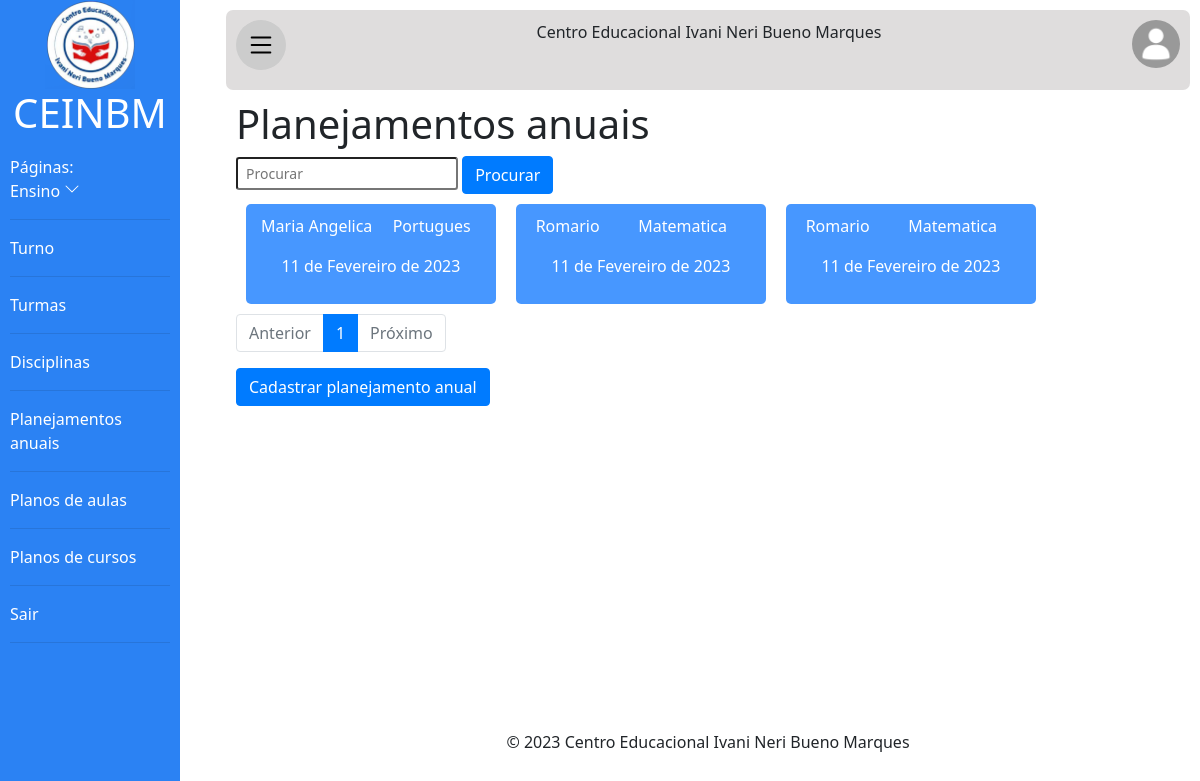
Page /ceinbm/PlanejamentosAnuais/ (signed in) on the committed database.
### principal/models.py (models this page shows, shortened)
class PlanejamentoAnual(models.Model):
    trimestres=[
        ('I Trimestre','I Trimestre'),
        ('II Trimestre','II Trimestre'),
        ('III Trimestre','III Trimestre'),
    ]
    docente = models.ForeignKey(Docente, on_delete=models.CASCADE,verbose_name='Docente', related_name='planejamentos',blank=True,null=True)
    disciplina= models.ForeignKey(Disciplina,on_delete=models.CASCADE,verbose_name='Componente curricular',related_name='planejamento_anual')
    data_do_planejamento = models.DateField(auto_now_add=True, verbose_name='Data do Planejamento')
    trimestre= models.CharField(max_length=20, choices=trimestres,verbose_name='Trimestre')
    unidades_tematicas=models.TextField(blank=True,verbose_name='Unidades Temáticas')
    habilidades=models.TextField(blank=True,verbose_name='Habilidades')
    objetos_de_conhecimento=models.TextField(blank=True,verbose_name='Objetos de conhecimento')
    orientações_didaticas=models.TextField(blank=True,verbose_name='Orientações didáticas')
    avaliacao=models.TextField(blank=True,verbose_name='Avaliação')
    fonte=models.TextField(blank=True,verbose_name='Fonte')

class Usuario(models.Model):
    texto_ajuda_senha = 'A senha deverá ter no mínimo 8 caracteres. Deverá ter números e letras.'
    generos = [
        ('Masculino', 'Masculino'),
        ('Feminino', 'Feminino'),
        ('Outro', 'Outro')
    ]
    user = models.OneToOneField(
        User, on_delete=models.CASCADE, blank=True, null=True)
    nome = models.CharField(max_length=50)
    sobrenome = models.CharField(max_length=100)
    genero = models.CharField(
        max_length=30, choices=generos, verbose_name='Gênero', default='Outro')
    email = models.EmailField()
    senha = models.CharField(max_length=128, help_text=texto_ajuda_senha)
    cpf = models.CharField(max_length=14, blank=True, verbose_name='CPF')
    rg = models.CharField(max_length=13, blank=True, verbose_name='RG')
    data_de_nascimento = models.DateField(
        blank=True, null=True, default='01/01/2000', verbose_name='Data de Nascimento')
    class Meta:
        abstract = True

class Docente(Usuario):
    cargo = models.CharField(
        max_length=100, default='Docente', verbose_name='Cargo')
    foto = models.ImageField(upload_to='fotos_docentes/',
                             blank=True, verbose_name='Foto')
    disciplinas = models.ManyToManyField(
        Disciplina, blank=True, verbose_name='Disciplinas que trabalha', related_name='docentes')

class Disciplina(models.Model):
    nome = models.CharField(max_length=100, verbose_name='Nome da Disciplina')
    carga_horaria = models.IntegerField(
        null=True, verbose_name='Carga Horária em horas')

### principal/views.py (the view)
# urls.py: path('PlanejamentosAnuais/',views.mostrar_planejamento_anual,name='mostrar_planejamento_anual'),
@login_required(login_url='login')
@has_permission_decorator(permission_name='ver_planejamento_anual')
def mostrar_planejamento_anual(request):
    if request.GET.get('procurar'):
        procurar=request.GET.get('procurar')
        if request.user.groups.all().first().name=='docente':
            planejamentos = PlanejamentoAnual.objects.filter(Q(docente__user=request.user) | Q(disciplina__nome=procurar)| Q(trimestre=procurar)).order_by('docente__user__first_name')
        else:
            planejamentos = PlanejamentoAnual.objects.filter(Q(disciplina__nome=procurar) | Q(docente__user__first_name=procurar) | Q(trimestre=procurar)).order_by('docente__user__first_name')
    else:
        if request.user.groups.all().first().name=='docente':
            planejamentos = PlanejamentoAnual.objects.filter(Q(docente__user=request.user)).order_by('docente__user__first_name')
        else:
            planejamentos = PlanejamentoAnual.objects.all().order_by('docente__user__first_name')
    pagina=request.GET.get('page','1')
    planejamentos_lista=Paginator(planejamentos,20)
    try:
        planejamentos=planejamentos_lista.page(pagina)
    except:
        planejamentos= planejamentos_lista.page(1)
    return render(request, 'planejamento/planejamentos.html', {'planejamentos': planejamentos})

### principal/templates/planejamento/planejamentos.html (shortened to what this page needs)
{% extends 'baseoficial.html' %}
{% load static %}
{% load bootstrap4 %}
{% block section %}
<h1>Planejamentos anuais</h1>
<form>
    <div>
        <input class="form-control-sm" type="text" name="procurar" id="procurar" placeholder="Procurar" value="{{request.GET.procurar}}">
        <button class="btn btn-primary" type="submit">Procurar</button>
    </div>
</form>
<div class="todos-usuarios">
    {% if planejamentos %}
    {% for planejamento in planejamentos %}
    <a href="{% url 'detalhes_planejamento' planejamento.id %}">
        <div class="usuarios">
            <p>{{planejamento.docente.user.first_name}}</p>
            <br>
            <p>{{planejamento.disciplina.nome}}</p>
            <br>
            <p>{{planejamento.data_do_planejamento}}</p>
        </div>
    </a>
    {% endfor %}
    {% else %}
    <p>Nada cadastrado</p>
    {% endif %}
</div>
<div>
    <nav>
        <ul class="pagination">
            {% if planejamentos.has_previous %}
            <li class="page-item">
                <a class="page-link" href="{% url 'mostrar_planejamento' %}?page={{planejamentos.previous_page_number}}"
                    tabindex="-1">Anterior</a>
            </li>
            {% else %}
            <li class="page-item disabled">
                <a class="page-link" href="#" tabindex="-1">Anterior</a>
            </li>
            {% endif %}
            {% for num in planejamentos.paginator.page_range %}
            {% if num == planejamentos.number %}
            <li class="page-item active"><a class="page-link" href="#}">{{num}}</a></li>
            {% else %}
            <li class="page-item"><a class="page-link" href="{% url 'mostrar_planejamento' %}?page={{num}}">{{num}}</a></li>
            {% endif %}
            {% endfor %}
            {% if planejamentos.has_next %}
            <li class="page-item">
                <a class="page-link" href="{% url 'mostrar_planejamento' %}?page={{planejamentos.next_page_number}}"
                    tabindex="-1">Próximo</a>
            </li>
            {% else %}
            <li class="page-item disabled">
                <a class="page-link" href="#" tabindex="-1">Próximo</a>
            </li>
            {% endif %}
        </ul>
    </nav>
</div>
{% if perms.auth.fazer_planejamento %}
<a class="btn btn-primary" href="{% url 'cad_planejamento_anual' %}"> Cadastrar planejamento anual</a>
{% endif %}
{% endblock %}

### templates/static/css/principal.css (style rules this page uses)
* { margin: 0; padding: 0; font-family: 'Segoe UI', Tahoma, Geneva, Verdana, sans-serif; }
body { background-color: rgb(240, 240, 240); min-width: 300px; }
li { list-style-type: none; }
.todos-usuarios { display: flex; flex-wrap: wrap; }
.todos-usuarios a { color: white; }
.usuarios { margin: 10px; padding: 10px; text-align: center; min-width: 200px; width: 250px; height: 100px; background-color: #4797FF; border-radius: 5px; display: flex; flex-wrap: wrap; justify-content: space-around; align-items: center; }

### rows in the picture
PlanejamentoAnual: docente.user.first_name "Maria Angelica", disciplina.nome "Portugues", data_do_planejamento "11 de Fevereiro de 2023"
PlanejamentoAnual: docente.user.first_name "Romario", disciplina.nome "Matematica", data_do_planejamento "11 de Fevereiro de 2023"
PlanejamentoAnual: docente.user.first_name "Romario", disciplina.nome "Matematica", data_do_planejamento "11 de Fevereiro de 2023"

### other values in the picture
{{ num }} "1"
